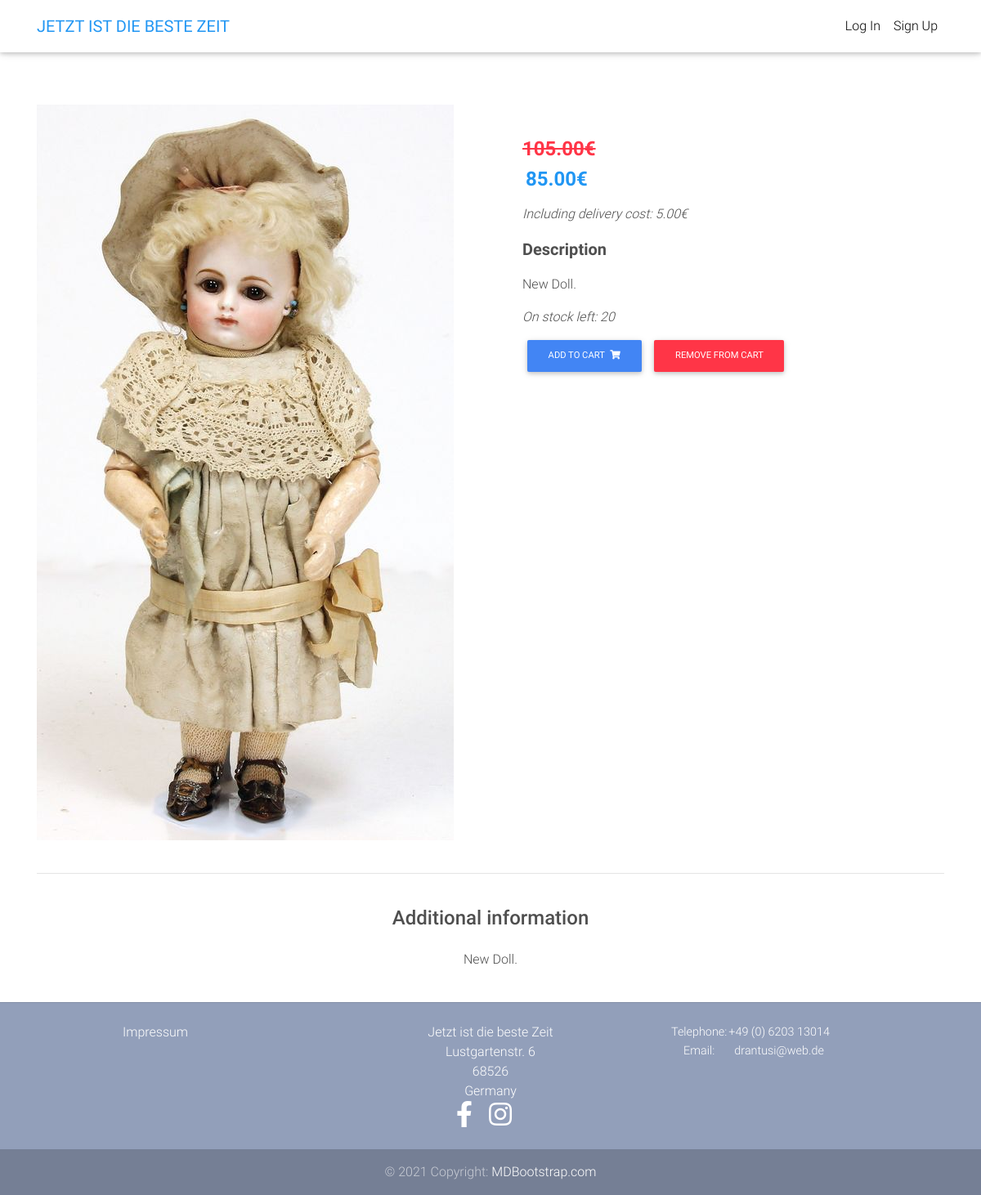
The app's page /product/doll-test-1/ with its own data.
### core/models.py (models this page shows, shortened)
class Item(models.Model):
    title = models.CharField(max_length=100)
    price = models.DecimalField(decimal_places=2, max_digits=10)
    delivery_price = models.DecimalField(
        decimal_places=2,
        max_digits=10,
        blank=True,
        null=True,
    )
    discount_price = models.DecimalField(
        decimal_places=2,
        max_digits=10,
        blank=True,
        null=True,
    )
    category = models.ForeignKey(
        CategoryItem,
        on_delete=models.SET_NULL,
        null=True,
        default=''
        )
    label = models.CharField(
        choices=LABEL_CHOICES, max_length=1, null=True, blank=True)
    stock = models.PositiveIntegerField()
    slug = AutoSlugField(populate_from='title', unique_with='id')
    title_image = models.ImageField(
        upload_to='items/' + str(title) + '/images/')
    description = models.TextField()
    additional_information = models.TextField(blank=True, null=True)
    additional_information_image1 = models.ImageField(
        upload_to='items/' + str(title) + '/images/', blank=True, null=True)
    additional_information_image2 = models.ImageField(
        upload_to='items/' + str(title) + '/images/', blank=True, null=True)
    additional_information_image3 = models.ImageField(
        upload_to='items/' + str(title) + '/images/', blank=True, null=True)
    created_date = models.DateTimeField(auto_now_add=True)
    how_many_times_ordered = models.IntegerField(default='0')
    def get_add_to_cart_url(self):
        return reverse('core:add-to-cart', kwargs={
            'slug': self.slug})
    def get_remove_from_cart_url(self):
        return reverse('core:remove-from-cart', kwargs={
            'slug': self.slug})
    def get_price_delivery(self):
        return self.price + self.delivery_price
    def get_final_price(self):
        if self.discount_price:
            return self.discount_price
        return self.price
    def get_final_price_delivery(self):
        return self.get_final_price() + self.delivery_price

### core/views.py (the view)
# urls.py: path('product/<slug>/', ItemDetailView.as_view(), name='product'),
class ItemDetailView(DetailView):
    model = Item
    template_name = 'product.html'

### templates/product.html (shortened to what this page needs)
{% extends "base.html" %}
{% block content %}
  <main class="mt-1 pt-1">
    <div class="container dark-grey-text mt-5">
      <div class="row wow fadeIn">
        <div class="col-md-6 mb-4">
          <img src="{{ object.title_image.url }}" class="img-fluid" alt="">
        </div>
        <div class="col-md-6 mb-4">
          <div class="p-4">
            <p class="lead">
              <h4 class="font-weight-bold blue-text">
                <strong>
                  {% if object.discount_price %}
                    <span class="mr-1">
                      <h4 class="font-weight-bold text-danger">
                        <del>{{ object.get_price_delivery }}&euro;</del>
                      </h4>
                    </span>
                    <span>{{ object.get_final_price_delivery }}&euro;</span>
                  {% else %}
                    <span>{{ object.get_final_price_delivery }}&euro;</span>
                  {% endif %}
                </strong>
              </h4>
            </p>
            <p class="font-italic">Including delivery cost: {{ object.delivery_price }}&euro;</p>
            <p class="lead font-weight-bold">Description</p>
            <p>{{ object.description }}</p>
            {% if object.stock != 0 %}
              <p class="font-italic">On stock left: {{ object.stock }} </p>
              <a href="{{ object.get_add_to_cart_url }}" class="btn btn-primary btn-md my-0 p">
              Add to cart
              <i class="fas fa-shopping-cart ml-1"></i>
              </a>
              <a href="{{ object.get_remove_from_cart_url }}" class="btn btn-danger btn-md my-0 p">
              Remove from cart
              </a>
            {% else %}
              <p class="font-weight-bold red-text">On stock left: {{ object.stock }} </p>
            {% endif %}
          </div>
        </div>
      </div>
      <hr>
      <div class="row d-flex justify-content-center wow fadeIn">
        {% if object.additional_information %}
          <div class="col-md-6 text-center">
            <h4 class="my-4 h4">Additional information</h4>
            <p>{{ object.additional_information }}</p>
          </div>
        {% endif %}
      </div>
    </div>
  </main>
{% endblock content %}

### templates/base.html (style rules this page uses)
html, body, header, .carousel { height: 60vh; }

### records on screen
Item: title_image (picture), get_price_delivery "105.00", get_final_price_delivery "85.00", delivery_price "5.00", description "New Doll.", stock "20", additional_information "New Doll."
